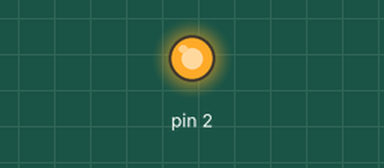
Bench run of a sketch on a simulated Arduino Uno, built with avr-gcc and run on an emulated ATmega328P. On the bench: output pins drawn as LEDs (lit = HIGH).

Above: at 0.1 s.
Timing chart, 0 to 1.6 s (numbered marks = the images above):
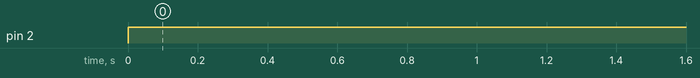

The sketch:

led_11.ino
```cpp
// C++ code
//
void setup()
{
  int i;

  for(i=2; i <=9; i++)
  {
    pinMode(2, OUTPUT);
  }
}

void loop()
{
  int i;

  for(i=2; i<=9; i++)
  {
      digitalWrite(i, HIGH);
      delay(500); // Wait for 1000 millisecond(s
  }

  for(i=9; i<=2; i--)
  {
      digitalWrite(i, LOW);
      delay(500); // Wait for 1000 millisecond(s
  }

  delay(500); // Wait for 1000 millisecond(s

}
```

Measured:
- by itself, pin 2: LOW → HIGH at 0.00 s
